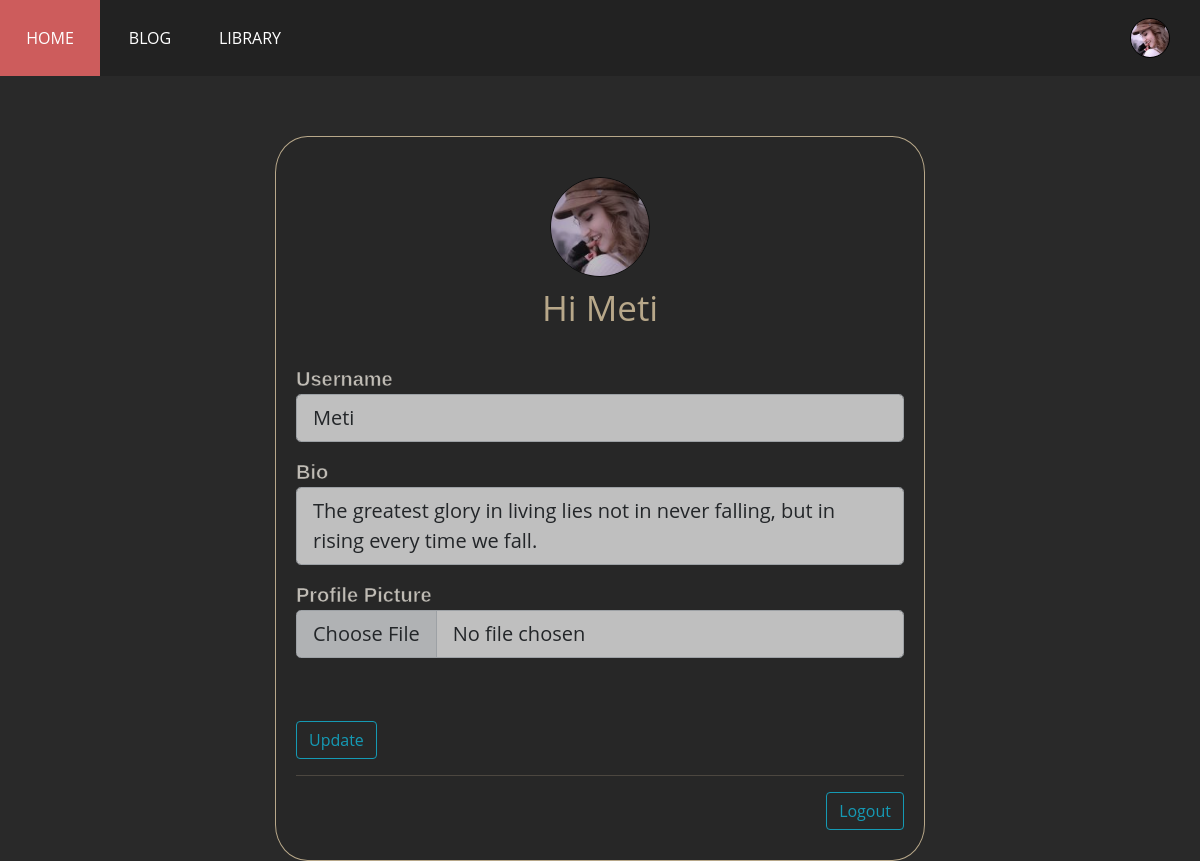
Page /account (signed in) on the committed database.
### ReBook/models.py (models this page shows, shortened)
class User(db.Model, UserMixin):
	id = db.Column(db.Integer, primary_key=True, nullable=False)
	username = db.Column(db.String(128), nullable=False, unique=True)
	email = db.Column(db.String(128), nullable=False, unique=True)
	password = db.Column(db.String(128), nullable=False)
	bio = db.Column(db.String(1024))
	image = db.Column(db.String(128), default="default.png")
	followed = db.relationship('User', secondary=followers, primaryjoin=(followers.c.follower_id == id), secondaryjoin=(followers.c.followed_id == id), backref=db.backref('followers', lazy='dynamic'), lazy='dynamic')
	posts = db.relation('Post', backref='author', lazy=True)
	favorites = db.relation('Book', secondary=favorite, backref='fav_user')
	readings = db.relation('Book', secondary=reading, backref='reading_user')
	readends = db.relation('Book', secondary=readend, backref='readend_user')

### ReBook/users/routes.py (the view)
@users.route('/account', methods=["GET", "POST"])
@login_required
def Account():
	form = UpdateAccountForm()
	if form.validate_on_submit():
		if form.picture.data:
			f = form.picture.data
			f.filename = save_file_name(f.filename)
			filename = secure_filename(f.filename)
			current_user.image = filename
			pic_path = os.path.join(current_app.root_path, 'static/images', filename)
			output_size = (125, 125)
			i = Image.open(f)
			i.thumbnail(output_size)
			i.save(pic_path)
		current_user.username = form.username.data
		current_user.bio = form.bio.data
		db.session.commit()
		return redirect(url_for('users.Account'))
	elif request.method == 'GET':
		form.username.data = current_user.username
		form.bio.data = current_user.bio
	image_file = url_for('static', filename='images/' + current_user.image)
	return render_template('account.html', form=form, image=image_file)

### ReBook/users/forms.py (shortened to what this page needs)
class UpdateAccountForm(FlaskForm):
	username = StringField('Username', validators=[DataRequired(), Length(min=4, max=20)])
	bio = TextAreaField('Bio', validators=[Length(min=20, max=1024)])
	picture = FileField('Profile Picture', validators=[FileAllowed(['jpg', 'png', 'jpeg'], 'Image only!')])
	submit = SubmitField('Update')

### ReBook/models.py (called while the page is built)
@login_manager.user_loader
def load_user(user_id):
	return User.query.get(int(user_id))

### ReBook/templates/account.html (shortened to what this page needs)
{% extends "index.html" %}
{% block content %}
	<div class="content-section">
		<form method="POST" action="" enctype = "multipart/form-data" >
			<fieldset>
				<div class="picture">
					<div class="pic">
						<img src="{{ image }}">
					</div>
					<div class="pic">
						<h3>Hi {{ current_user.username }}</h3>
					</div>
				</div>
				<div class="form-group">
					{{ form.username.label(class="form-control-label") }}
					{% if form.username.errors %}
						{{ form.username(class="form-control form-control-lg is-invalid") }}
						<div class="invalid-feedback">
							{% for error in form.username.errors %}
								<span>{{ error }}</span>
							{% endfor %}
						</div>
					{% else %}
						{{ form.username(class="form-control form-control-lg") }}
					{% endif %}
				</div>
				<div class="form-group">
					{{ form.bio.label(class="form-control-label") }}
					{% if form.bio.errors %}
						{{ form.bio(class="form-control form-control-lg is-invalid") }}
						<div class="invalid-feedback">
							{% for error in form.bio.errors %}
								<span>{{ error }}</span>
							{% endfor %}
						</div>
					{% else %}
						{{ form.bio(class="form-control form-control-lg bio") }}
					{% endif %}
				</div>
				<div class="form-group">
					{{ form.picture.label(class="form-control-label") }}
					{{ form.picture(class="form-control form-control-lg") }}
				</div>
			</fieldset>
			<div class="form-group mt-5">
				{{ form.submit(class="btn btn-outline-info") }}
			</div>
		</form>
		<hr>
		<div class="logout"><a class="btn btn-outline-info" href="{{ url_for('users.Logout')}}">Logout</a></li>
	</div>
{% endblock content %}

### ReBook/static/css/form.css (style rules this page uses)
label { color: floralwhite; font-size: 20px; padding-right: 20px; font-size: 20px; font-weight: bold; font-family: "Raleway", sans-serif; -webkit-text-stroke-width: 0.5px; -webkit-text-stroke-color: #222; }
.form-control { display: inline; width: 75% !important; }
#Submit { margin-right: 30px; }
div.content-section { margin-top: 60px; margin-right: auto; margin-left: auto; max-width: 650px; border: 1px solid wheat; color: wheat; border-radius: 5%; background-color: #272727; opacity: 0.7; box-sizing: border-box; padding: 20px; }
div.picture { display: flex; flex-direction: column; align-items: center; margin: 20Px 0px; }
div.picture div.pic img { width: 100px; height:100px; border-radius: 50%; margin-bottom: 10px; }
div.picture div.pic h3 { font-size: 35px; margin-bottom: 15px; }
div.form-group { display: flex; flex-wrap: wrap; justify-content: start; margin-bottom: 15px; }
.form-control-label { display: block; flex: 100%; }
input.form-control { flex: 100%; display: block; }
.bio { resize: none; width: 100% !important; }
div.logout { display: flex; justify-content: flex-end; align-items: center; margin-bottom: 10px; margin-top: 10px; }

### ReBook/static/css/main.css (style rules this page uses)
body { margin: 0; font-family: "Open Sans", sans-serif; color: #444444; background-image: url('../images/book.jpg'); background-repeat: no-repeat; background-size: 100%, 100%; background-color: #292929; overflow-y: auto; }
h1, h2, h3, h4, h5, h6, { font-family: "Raleway", sans-serif; }
div.popup-image, img { width: 100%; height: auto; border: 1px solid black; border-radius: 5%; }

### rows in the picture
User: username "Meti", bio "The greatest glory in living lies not in never falling, but in rising every time we fall."
